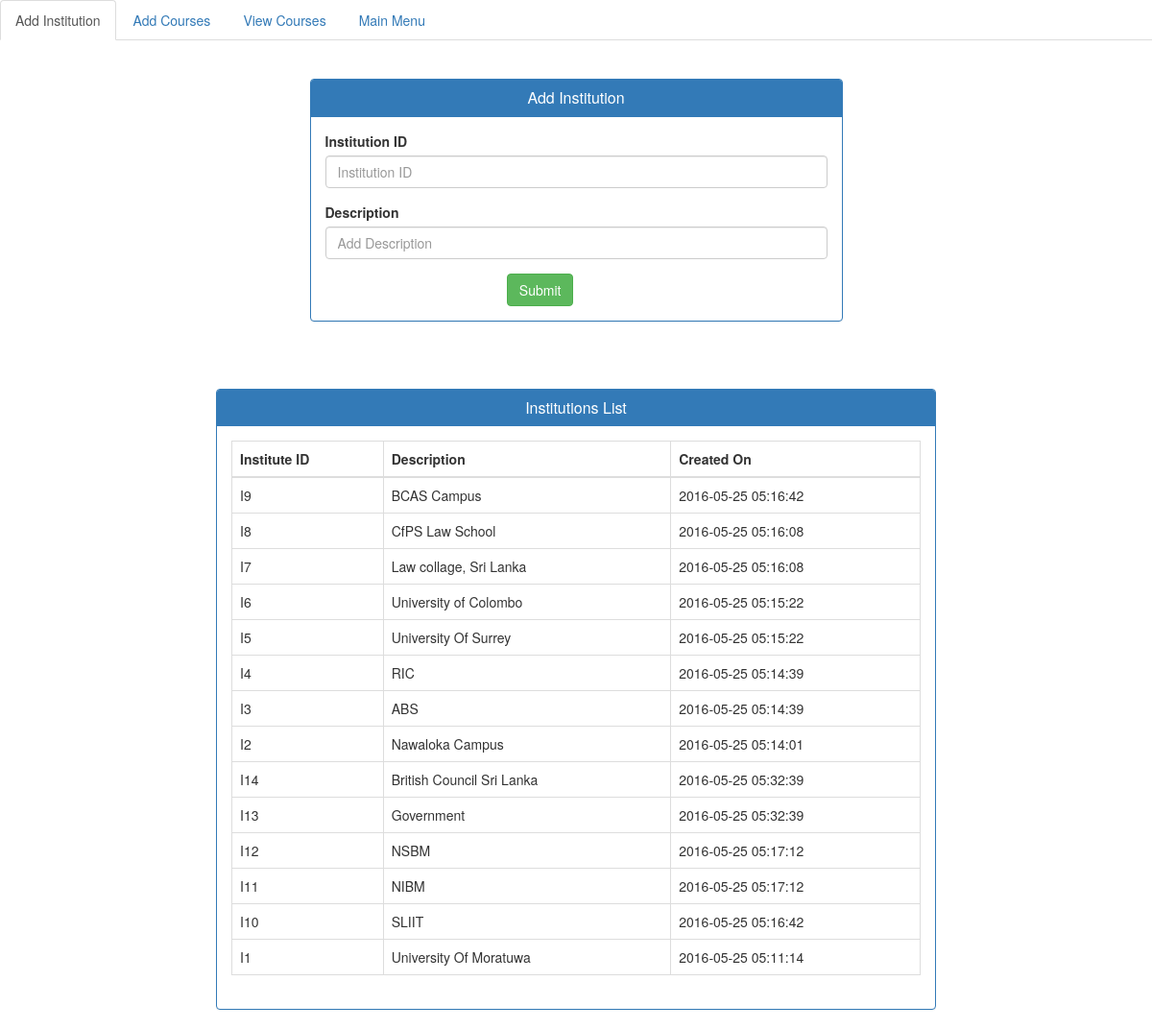
Page /vexpo/institutions.php on the committed database.
### tables this page shows
CREATE TABLE IF NOT EXISTS `institutions` (
  `institution_Id` varchar(5) NOT NULL,
  `description` varchar(250) NOT NULL,
  `created_at` timestamp NOT NULL DEFAULT CURRENT_TIMESTAMP ON UPDATE CURRENT_TIMESTAMP,
  `updated_at` timestamp NOT NULL DEFAULT '0000-00-00 00:00:00',
  PRIMARY KEY (`institution_Id`)
);

### vexpo/institutions.php (the view, shortened to what this page needs)
<?php
$con = mysqli_connect("vexpo.futureminds.lk","vexpofuturemind_Isira","test@1992","vexpofuturemind_jayandb");
$sql3 = "SELECT institution_Id, description, created_at FROM institutions ORDER BY institution_Id DESC";
$res3 = mysqli_query($con,$sql3) or die(mysqli_error($con));
 ?>
<!DOCTYPE HTML>
<html>
  <head>
      <link href="https://maxcdn.bootstrapcdn.com/bootstrap/3.3.6/css/bootstrap.min.css" rel="stylesheet">
  </head>
  <body>
    <ul class="nav nav-tabs">
        <li role="presentation" class="active"><a href="institutions.php">Add Institution </a></li>
        <li role="presentation"><a href="addcourse.php"> Add Courses </a></li>
        <li role="presentation"><a href="viewCourses.php"> View Courses </a></li>
          <li role="presentation"><a href="index.php"> Main Menu </a></li>
    </ul>
            <div class="container">
            <br/>
            <br/>
            <div class="row">
          <div class="col-sm-6 col-sm-offset-3">
            <div class="panel panel-primary">
                <div class="panel-heading">  <h4 class="panel-title" align="center"> Add Institution  </h4></div>
            <div class="panel-body">
              <form action="institutions.php" method="post">
                <div class="form-group">
                <label > Institution ID </label>
                <input type="text" name="inst" class="form-control" id="qualIdId" placeholder="Institution ID">
                </div>
                <div class="form-group">
                <label > Description </label>
                <input type="text" name="descript" class="form-control" id="descript" placeholder="Add Description">
                </div>
                      <div class="col-sm-4 col-sm-offset-4">
                      <button type="submit" class="btn btn-success" name="submit">Submit</button>
                    </div>
              </form>
            </div>
            </div>
            <div class="row">
            </div>
          </div>
          </div>
          <br/>
          <br/>
          <div class="row">
              <div class="col-sm-8 col-sm-offset-2">
                <div class="panel panel-primary">
                    <div class="panel-heading">  <h4 class="panel-title" align="center"> Institutions List  </h4></div>
                <div class="panel-body">
                  <div class="table-responsive">
                               <table class="table table-bordered">
                                   <thead>
                                       <tr>
                                           <th>Institute ID</th>
                                           <th>Description</th>
                                           <th>Created On </th>
                                       </tr>
                                   </thead>
                                   <tbody>
                                  <?php
                                    if(isset($res3)){
                                     while (($row = mysqli_fetch_array($res3)) != null)
                                         {
                                           echo "<tr>";
                                           echo "<td>{$row['institution_Id']}</td>";
                                           echo "<td>{$row['description']}</td>";
                                           echo "<td>{$row['created_at']}</td>";
                                           echo "</tr>";
                                         } }
                                  ?>
                                   </tbody>
                               </table>
                           </div>
                </div>
                </div>
              </div>
          </div>
        </div>
  </body>
</html>

### rows in the picture
institutions: institution_Id "I9", description "BCAS Campus", created_at "2016-05-25 05:16:42"
institutions: institution_Id "I8", description "CfPS Law School", created_at "2016-05-25 05:16:08"
institutions: institution_Id "I7", description "Law collage, Sri Lanka", created_at "2016-05-25 05:16:08"
institutions: institution_Id "I6", description "University of Colombo", created_at "2016-05-25 05:15:22"
institutions: institution_Id "I5", description "University Of Surrey", created_at "2016-05-25 05:15:22"
institutions: institution_Id "I4", description "RIC", created_at "2016-05-25 05:14:39"
institutions: institution_Id "I3", description "ABS", created_at "2016-05-25 05:14:39"
institutions: institution_Id "I2", description "Nawaloka Campus", created_at "2016-05-25 05:14:01"
institutions: institution_Id "I14", description "British Council Sri Lanka", created_at "2016-05-25 05:32:39"
institutions: institution_Id "I13", description "Government", created_at "2016-05-25 05:32:39"
institutions: institution_Id "I12", description "NSBM", created_at "2016-05-25 05:17:12"
institutions: institution_Id "I11", description "NIBM", created_at "2016-05-25 05:17:12"
institutions: institution_Id "I10", description "SLIIT", created_at "2016-05-25 05:16:42"
institutions: institution_Id "I1", description "University Of Moratuwa", created_at "2016-05-25 05:11:14"
